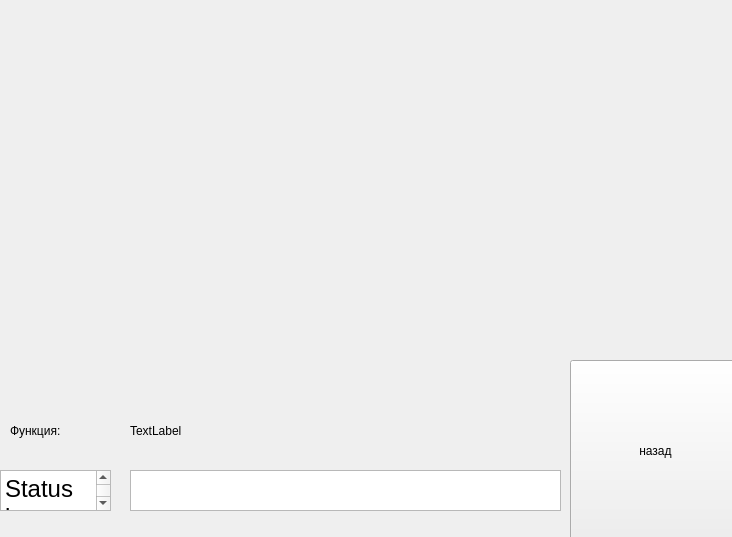
<?xml version="1.0" encoding="UTF-8"?>
<ui version="4.0">
 <class>Form</class>
 <widget class="QWidget" name="Form">
  <property name="geometry">
   <rect>
    <x>0</x>
    <y>0</y>
    <width>732</width>
    <height>537</height>
   </rect>
  </property>
  <property name="windowTitle">
   <string>график</string>
  </property>
  <widget class="QLabel" name="label">
   <property name="geometry">
    <rect>
     <x>130</x>
     <y>400</y>
     <width>431</width>
     <height>61</height>
    </rect>
   </property>
   <property name="text">
    <string>TextLabel</string>
   </property>
  </widget>
  <widget class="QCustomPlot" name="graf" native="true">
   <property name="geometry">
    <rect>
     <x>0</x>
     <y>0</y>
     <width>731</width>
     <height>371</height>
    </rect>
   </property>
  </widget>
  <widget class="QPushButton" name="pushButton">
   <property name="geometry">
    <rect>
     <x>570</x>
     <y>360</y>
     <width>171</width>
     <height>181</height>
    </rect>
   </property>
   <property name="text">
    <string>назад</string>
   </property>
  </widget>
  <widget class="QLabel" name="label_2">
   <property name="geometry">
    <rect>
     <x>10</x>
     <y>400</y>
     <width>141</width>
     <height>61</height>
    </rect>
   </property>
   <property name="text">
    <string>Функция:</string>
   </property>
  </widget>
  <widget class="QTextBrowser" name="statusBar">
   <property name="geometry">
    <rect>
     <x>130</x>
     <y>470</y>
     <width>431</width>
     <height>41</height>
    </rect>
   </property>
  </widget>
  <widget class="QTextBrowser" name="textBrowser">
   <property name="geometry">
    <rect>
     <x>0</x>
     <y>470</y>
     <width>111</width>
     <height>41</height>
    </rect>
   </property>
   <property name="font">
    <font>
     <pointsize>18</pointsize>
    </font>
   </property>
   <property name="html">
    <string>&lt;!DOCTYPE HTML PUBLIC &quot;-//W3C//DTD HTML 4.0//EN&quot; &quot;http://www.w3.org/TR/REC-html40/strict.dtd&quot;&gt;
&lt;html&gt;&lt;head&gt;&lt;meta name=&quot;qrichtext&quot; content=&quot;1&quot; /&gt;&lt;meta charset=&quot;utf-8&quot; /&gt;&lt;style type=&quot;text/css&quot;&gt;
p, li { white-space: pre-wrap; }
&lt;/style&gt;&lt;/head&gt;&lt;body style=&quot; font-family:'.AppleSystemUIFont'; font-size:18pt; font-weight:400; font-style:normal;&quot;&gt;
&lt;p style=&quot; margin-top:0px; margin-bottom:0px; margin-left:0px; margin-right:0px; -qt-block-indent:0; text-indent:0px;&quot;&gt;Status bar&lt;/p&gt;&lt;/body&gt;&lt;/html&gt;</string>
   </property>
  </widget>
 </widget>
 <customwidgets>
  <customwidget>
   <class>QCustomPlot</class>
   <extends>QWidget</extends>
   <header>qcustomplot.h</header>
   <container>1</container>
  </customwidget>
 </customwidgets>
 <resources/>
 <connections/>
</ui>
